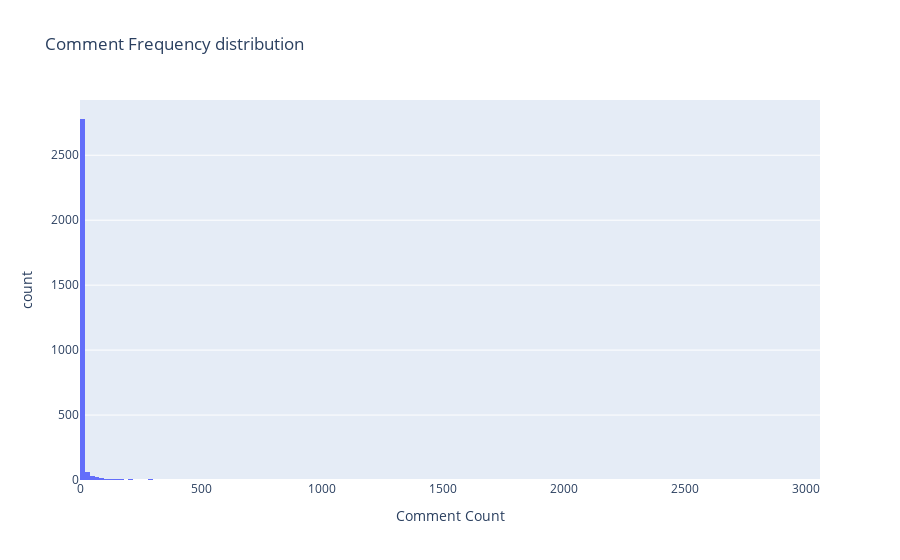

The notebook cell saved with this chart:
### Code cell
px.histogram(all_data,x='Comment Count',title='Comment Frequency distribution')

### Figure 1 — Plotly figure (JSON) as saved in the notebook; plotly's stock layout.template omitted (floating-point values rounded to 4 significant figures; data arrays with more than 128 entries replaced by an {"elided": "..."} marker saying what was removed)
{"data": [{"alignmentgroup": "True", "bingroup": "x", "hovertemplate": "Comment Count=%{x}<br>count=%{y}<extra></extra>", "legendgroup": "", "marker": {"color": "#636efa", "pattern": {"shape": ""}}, "name": "", "offsetgroup": "", "orientation": "v", "showlegend": false, "type": "histogram", "x": {"elided": "3000 int values"}, "xaxis": "x", "yaxis": "y"}], "layout": {"autosize": true, "barmode": "relative", "legend": {"tracegroupgap": 0}, "title": {"text": "Comment Frequency distribution"}, "xaxis": {"anchor": "y", "autorange": true, "domain": [0, 1], "range": [-0.5, 3060.0], "title": {"text": "Comment Count"}, "type": "linear"}, "yaxis": {"anchor": "x", "autorange": true, "domain": [0, 1], "range": [0, 2925.0], "title": {"text": "count"}}}}
